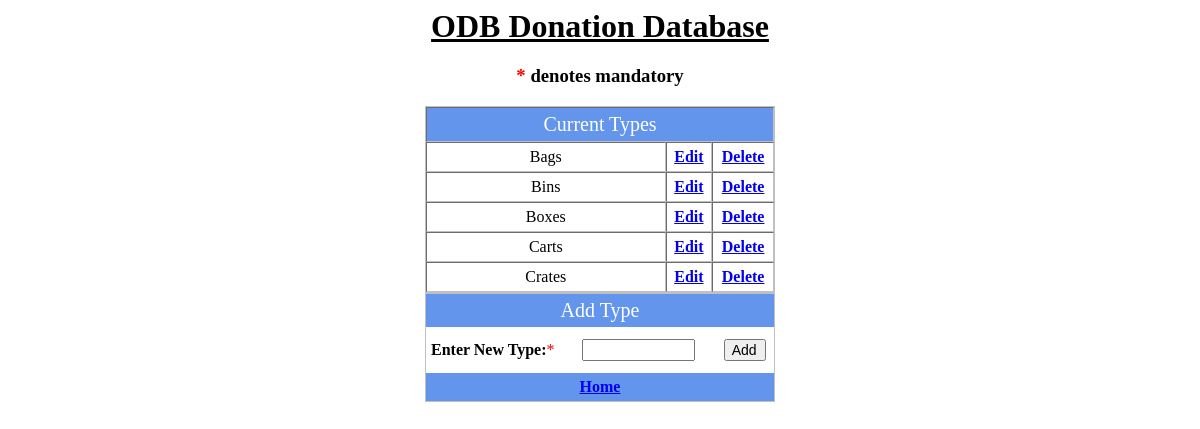
Before: /quantitytypes.php with the older database file.
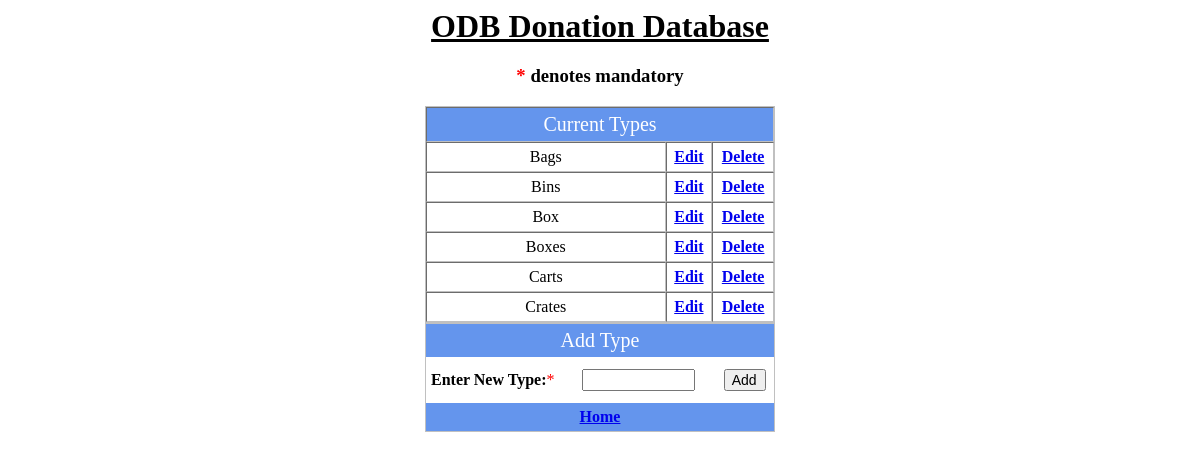
After: the same page with the newer database file.
### tables this page shows
CREATE TABLE `QuantityType` (
  `Id` int(11) NOT NULL AUTO_INCREMENT,
  `Type` varchar(50) NOT NULL,
  PRIMARY KEY (`Id`),
  UNIQUE KEY `Id` (`Id`)
);

### quantitytypes.php (the view, shortened to what this page needs)
<html>
    <head>
    </head>
    <body>
        <center><h1><u>ODB Donation Database</u></h1></center>
        <center><h3><span class="note">*</span> denotes mandatory</h3></center>
         <form name="quantitytypes" method="post" action="/quantitytypes.php">
          <table width="350" style=" border:1px solid silver" cellpadding="5" cellspacing="0" align="center" border="1">
            <tr>
                <td colspan="4" style="background:#6495ED; color:#FFFFFF; font-size:20px" align="center">Current Types</td>
            </tr>
<?php
    require 'creds.php';
    try
    {
        $sql    = "SELECT * FROM QuantityType ORDER BY TYPE";
        $result = $conn->query($sql);
        if ( $result->num_rows > 0 )
        {
            while($row = $result->fetch_assoc())
            {
                echo "            <tr>\n";
                echo "              <td width=\"200\" colspan=\"2\" align=\"center\">".$row['Type']."</td>\n";
                echo "              <td colspan=\"1\" align=\"center\"><a href=\"editquantitytype.php?id=".$row['Id']."\"><b>Edit</b></a></td>\n";
                echo "              <td colspan=\"1\" align=\"center\"><a href=\"deletequantitytype.php?id=".$row['Id']."\"><b>Delete</b></a></td>\n";
                echo "            </tr>\n";
            }
        }
        else
        {
            $message = "Query returned zero results";
        }
    }
    catch(Exception $e)
    {
        echo $message = $e->getMessage();
        if ( strpos($message, 'error in your SQL syntax') !== false )
        {
            $message = "Error: Verify there are no single quotes used in any field";
        }
    }
?>
         </table>
          <table width="350" style="border:1px solid silver" cellpadding="5" cellspacing="0" align="center" border="0">
           <tr>
             <td align="center" colspan="4" style="background:#6495ED; color:#FFFFFF; font-size:20px">Add Type</td>
           </tr>
           <tr>
             <td><b>Enter New Type:</b><span class="note">*</span></td>
             <td><input type="text" name="Type" size="10" value="<?php if(isset($_POST['Type'])) echo $_POST['Type']; ?>"></td>
             <td colspan="2" align="center"><input type="hidden" name="do" value="store"><input type="submit" value="Add"></td>
           </tr>
           <tr bgcolor="#6495ED">
             <th colspan="4" align="center"><a href="index.php">Home</a></th>
           </tr>
        </table>
       </form>
    </body>
</html>

Changed rows visible on the page:
added quantitytype: Type "Box"
